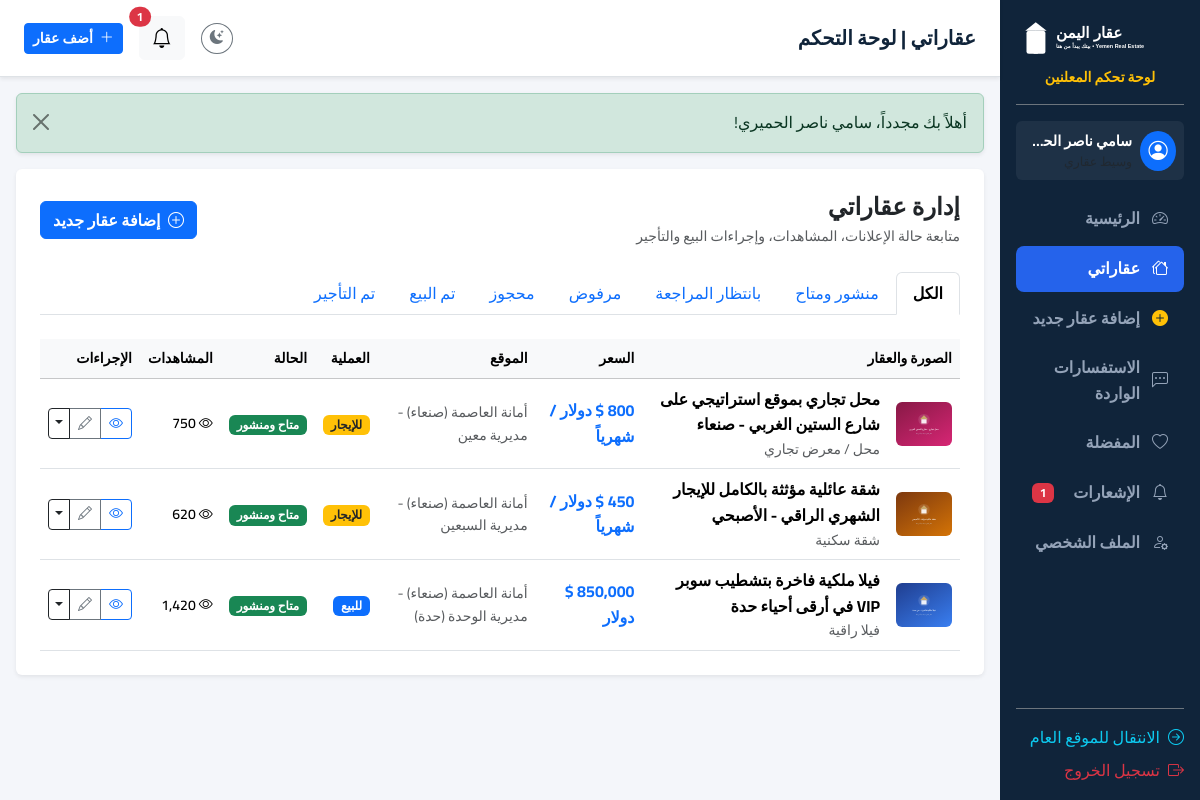
The page /dashboard/properties (signed in) on the database its author committed.
### tables this page shows
CREATE TABLE `properties` (
    `id` INT UNSIGNED AUTO_INCREMENT PRIMARY KEY,
    `user_id` INT UNSIGNED NOT NULL,
    `office_id` INT UNSIGNED NULL,
    `title` VARCHAR(255) NOT NULL,
    `slug` VARCHAR(255) NOT NULL UNIQUE,
    `description` MEDIUMTEXT NOT NULL,
    `purpose` ENUM('sale', 'rent') NOT NULL DEFAULT 'sale',
    `category_id` INT UNSIGNED NOT NULL,
    `governorate_id` INT UNSIGNED NOT NULL,
    `district_id` INT UNSIGNED NOT NULL,
    `area_id` INT UNSIGNED NULL,
    `address_details` VARCHAR(255) NULL,
    `price` DECIMAL(14, 2) NOT NULL,
    `currency` ENUM('YER', 'USD', 'SAR') NOT NULL DEFAULT 'YER',
    `price_type` ENUM('total', 'per_month', 'per_year', 'per_labna', 'per_meter') NOT NULL DEFAULT 'total',
    `is_negotiable` TINYINT(1) NOT NULL DEFAULT 1,
    `area_size` DECIMAL(10, 2) NOT NULL,
    `area_unit` ENUM('sqm', 'labna', 'qasaba') NOT NULL DEFAULT 'sqm',
    `bedrooms` SMALLINT UNSIGNED NULL DEFAULT 0,
    `bathrooms` SMALLINT UNSIGNED NULL DEFAULT 0,
    `living_rooms` SMALLINT UNSIGNED NULL DEFAULT 0,
    `floors` SMALLINT UNSIGNED NULL DEFAULT 1,
    `floor_number` SMALLINT NULL DEFAULT 0,
    `building_year` SMALLINT UNSIGNED NULL,
    `direction` VARCHAR(50) NULL,
    `latitude` DECIMAL(10, 8) NULL,
    `longitude` DECIMAL(11, 8) NULL,
    `status` ENUM('pending', 'approved', 'rejected', 'revision_required', 'reserved', 'sold', 'rented', 'suspended', 'archived') NOT NULL DEFAULT 'pending',
    `rejection_reason` TEXT NULL,
    `is_featured` TINYINT(1) NOT NULL DEFAULT 0,
    `views_count` INT UNSIGNED NOT NULL DEFAULT 0,
    `inquiries_count` INT UNSIGNED NOT NULL DEFAULT 0,
    `last_confirmed_at` TIMESTAMP NULL,
    `published_at` TIMESTAMP NULL,
    `created_at` TIMESTAMP DEFAULT CURRENT_TIMESTAMP,
    `updated_at` TIMESTAMP DEFAULT CURRENT_TIMESTAMP ON UPDATE CURRENT_TIMESTAMP,
    FOREIGN KEY (`user_id`) REFERENCES `users`(`id`) ON DELETE CASCADE,
    FOREIGN KEY (`office_id`) REFERENCES `offices`(`id`) ON DELETE SET NULL,
    FOREIGN KEY (`category_id`) REFERENCES `property_categories`(`id`),
    FOREIGN KEY (`governorate_id`) REFERENCES `governorates`(`id`),
    FOREIGN KEY (`district_id`) REFERENCES `districts`(`id`),
    FOREIGN KEY (`area_id`) REFERENCES `areas`(`id`) ON DELETE SET NULL,
    INDEX `idx_prop_search` (`purpose`, `governorate_id`, `district_id`, `category_id`, `status`),
    INDEX `idx_prop_price` (`price`, `currency`),
    INDEX `idx_prop_status` (`status`)
);

CREATE TABLE `property_categories` (
    `id` INT UNSIGNED AUTO_INCREMENT PRIMARY KEY,
    `name_ar` VARCHAR(100) NOT NULL,
    `name_en` VARCHAR(100) NULL,
    `slug` VARCHAR(100) NOT NULL UNIQUE,
    `type_group` ENUM('residential', 'commercial', 'land') NOT NULL DEFAULT 'residential',
    `icon` VARCHAR(50) NULL DEFAULT 'home',
    `is_active` TINYINT(1) NOT NULL DEFAULT 1,
    `sort_order` INT NOT NULL DEFAULT 0,
    `created_at` TIMESTAMP DEFAULT CURRENT_TIMESTAMP
);

CREATE TABLE `governorates` (
    `id` INT UNSIGNED AUTO_INCREMENT PRIMARY KEY,
    `name_ar` VARCHAR(100) NOT NULL,
    `name_en` VARCHAR(100) NULL,
    `slug` VARCHAR(100) NOT NULL UNIQUE,
    `image` VARCHAR(255) NULL,
    `is_active` TINYINT(1) NOT NULL DEFAULT 1,
    `sort_order` INT NOT NULL DEFAULT 0,
    `created_at` TIMESTAMP DEFAULT CURRENT_TIMESTAMP
);

CREATE TABLE `districts` (
    `id` INT UNSIGNED AUTO_INCREMENT PRIMARY KEY,
    `governorate_id` INT UNSIGNED NOT NULL,
    `name_ar` VARCHAR(100) NOT NULL,
    `name_en` VARCHAR(100) NULL,
    `slug` VARCHAR(100) NOT NULL,
    `is_active` TINYINT(1) NOT NULL DEFAULT 1,
    `sort_order` INT NOT NULL DEFAULT 0,
    `created_at` TIMESTAMP DEFAULT CURRENT_TIMESTAMP,
    FOREIGN KEY (`governorate_id`) REFERENCES `governorates`(`id`) ON DELETE CASCADE,
    INDEX `idx_district_gov` (`governorate_id`)
);

### app/Controllers/DashboardController.php (called while the page is built, shortened)
<?php
class DashboardController
{
    public function properties(): void
    {
        $userId = Session::userId();
        $status = $_GET['status'] ?? 'all';
        $where = "p.user_id = :uid";
        $binds = [':uid' => $userId];
        $sql = "SELECT p.*, c.name_ar AS category_name, g.name_ar AS governorate_name, d.name_ar AS district_name,
                       (SELECT image_path FROM property_images pi WHERE pi.property_id = p.id ORDER BY pi.is_primary DESC LIMIT 1) AS primary_image
                FROM properties p
                JOIN property_categories c ON p.category_id = c.id
                JOIN governorates g ON p.governorate_id = g.id
                JOIN districts d ON p.district_id = d.id
                WHERE {$where}
                ORDER BY p.id DESC";
        $stmt = Property::db()->prepare($sql);
        $stmt->execute($binds);
        $properties = $stmt->fetchAll();
        View::render('dashboard.properties.index', [
            'title' => 'عقاراتي | لوحة التحكم',
            'properties' => $properties,
            'currentStatus' => $status
        ], 'dashboard');
    }
}

### public/index.php (called while the page is built, shortened)
<?php
spl_autoload_register(function ($class) {
    $prefix = 'App\\';
    $base_dir = dirname(__DIR__) . '/app/';
    $len = strlen($prefix);
    $relative_class = substr($class, $len);
    $file = $base_dir . str_replace('\\', '/', $relative_class) . '.php';
});
require_once dirname(__DIR__) . '/routes/web.php';
$uri = $_SERVER['REQUEST_URI'] ?? '/';
$method = $_SERVER['REQUEST_METHOD'] ?? 'GET';
Router::dispatch($uri, $method);

### app/Config/App.php (called while the page is built, shortened)
<?php
class App
{
    private static array $env = [];
    public static function env(string $key, mixed $default = null): mixed
    {
        return self::$env[$key] ?? $_ENV[$key] ?? getenv($key) ?: $default;
    }
    public static function baseUrl(string $path = ''): string
    {
        $protocol = (!empty($_SERVER['HTTPS']) && $_SERVER['HTTPS'] !== 'off') ? 'https://' : 'http://';
        $host = $_SERVER['HTTP_HOST'] ?? 'localhost';
        $scriptName = $_SERVER['SCRIPT_NAME'] ?? '';
        $baseFolder = rtrim(str_replace('\\', '/', dirname($scriptName)), '/');
        $base = $protocol . $host . $baseFolder;
        $path = ltrim($path, '/');
        return $path === '' ? $base : $base . '/' . $path;
    }
    public static function upload(string $path): string
    {
        return self::baseUrl('uploads/' . ltrim($path, '/'));
    }
}

### app/Config/Database.php (called while the page is built, shortened)
<?php
class Database
{
    private static ?PDO $instance = null;
    public static function connect(): PDO
    {
        if (self::$instance === null) {
            $host = App::env('DB_HOST', '127.0.0.1');
            $port = App::env('DB_PORT', '3306');
            $dbname = App::env('DB_NAME', 'yemen_real_estate');
            $user = App::env('DB_USER', 'root');
            $pass = App::env('DB_PASS', '');
            $dsn = "mysql:host={$host};port={$port};dbname={$dbname};charset=utf8mb4";
            $options = [
                PDO::ATTR_ERRMODE => PDO::ERRMODE_EXCEPTION,
                PDO::ATTR_DEFAULT_FETCH_MODE => PDO::FETCH_ASSOC,
                PDO::ATTR_EMULATE_PREPARES => false,
                PDO::MYSQL_ATTR_INIT_COMMAND => "SET NAMES utf8mb4 COLLATE utf8mb4_unicode_ci"
            ];
            try {
                self::$instance = new PDO($dsn, $user, $pass, $options);
            } catch (PDOException $e) {
                error_log("Database Connection Error: " . $e->getMessage());
                if (App::env('APP_DEBUG', 'false') === 'true') {
                    die("خطأ في الاتصال بقاعدة البيانات: " . htmlspecialchars($e->getMessage()));
                } else {
                    die("نعتذر، حدث خطأ أثناء الاتصال بقاعدة البيانات. يرجى المحاولة لاحقاً.");
                }
            }
        }
        return self::$instance;
    }
}

### app/Models/Model.php (called while the page is built, shortened)
<?php
abstract class Model
{
    public static function db(): PDO
    {
        return Database::connect();
    }
}

### resources/views/dashboard/properties/index.php (the view, shortened to what this page needs)
<div class="card border-0 shadow-sm p-4">
    <div class="d-flex flex-wrap justify-content-between align-items-center gap-2 mb-4">
        <div>
            <h4 class="fw-bold mb-1">إدارة عقاراتي</h4>
            <div class="text-muted small">متابعة حالة الإعلانات، المشاهدات، وإجراءات البيع والتأجير</div>
        </div>
        <a href="<?= App::baseUrl('dashboard/properties/create') ?>" class="btn btn-primary fw-bold">
            <i class="bi bi-plus-circle me-1"></i> إضافة عقار جديد
        </a>
    </div>
    <ul class="nav nav-tabs mb-4">
        <li class="nav-item">
            <a class="nav-link <?= $currentStatus === 'all' ? 'active fw-bold' : '' ?>" href="<?= App::baseUrl('dashboard/properties') ?>">الكل</a>
        </li>
        <li class="nav-item">
            <a class="nav-link <?= $currentStatus === 'approved' ? 'active fw-bold' : '' ?>" href="<?= App::baseUrl('dashboard/properties?status=approved') ?>">منشور ومتاح</a>
        </li>
        <li class="nav-item">
            <a class="nav-link <?= $currentStatus === 'pending' ? 'active fw-bold' : '' ?>" href="<?= App::baseUrl('dashboard/properties?status=pending') ?>">بانتظار المراجعة</a>
        </li>
        <li class="nav-item">
            <a class="nav-link <?= $currentStatus === 'rejected' ? 'active fw-bold' : '' ?>" href="<?= App::baseUrl('dashboard/properties?status=rejected') ?>">مرفوض</a>
        </li>
        <li class="nav-item">
            <a class="nav-link <?= $currentStatus === 'reserved' ? 'active fw-bold' : '' ?>" href="<?= App::baseUrl('dashboard/properties?status=reserved') ?>">محجوز</a>
        </li>
        <li class="nav-item">
            <a class="nav-link <?= $currentStatus === 'sold' ? 'active fw-bold' : '' ?>" href="<?= App::baseUrl('dashboard/properties?status=sold') ?>">تم البيع</a>
        </li>
        <li class="nav-item">
            <a class="nav-link <?= $currentStatus === 'rented' ? 'active fw-bold' : '' ?>" href="<?= App::baseUrl('dashboard/properties?status=rented') ?>">تم التأجير</a>
        </li>
    </ul>
    <?php if (!empty($properties)): ?>
        <div class="table-responsive">
            <table class="table table-hover align-middle mb-0">
                <thead class="table-light small">
                    <tr>
                        <th>الصورة والعقار</th>
                        <th>السعر</th>
                        <th>الموقع</th>
                        <th>العملية</th>
                        <th>الحالة</th>
                        <th>المشاهدات</th>
                        <th>الإجراءات</th>
                    </tr>
                </thead>
                <tbody>
                    <?php foreach ($properties as $prop): ?>
                        <?php $statusInfo = View::formatStatus($prop['status']); ?>
                        <tr>
                            <td>
                                <div class="d-flex align-items-center gap-3">
                                    <?php $imgSrc = !empty($prop['primary_image']) ? App::upload('properties/' . $prop['primary_image']) : App::asset('images/placeholder.svg'); ?>
                                    <img src="<?= $imgSrc ?>" class="rounded" style="width: 56px; height: 44px; object-fit: cover;" alt="">
                                    <div>
                                        <div class="fw-bold text-navy"><?= htmlspecialchars($prop['title']) ?></div>
                                        <div class="text-muted small"><?= htmlspecialchars($prop['category_name']) ?></div>
                                    </div>
                                </div>
                            </td>
                            <td class="fw-bold text-primary">
                                <?= View::formatPrice($prop['price'], $prop['currency'], $prop['price_type']) ?>
                            </td>
                            <td class="small text-muted">
                                <?= htmlspecialchars($prop['governorate_name']) ?> - <?= htmlspecialchars($prop['district_name']) ?>
                            </td>
                            <td>
                                <span class="badge <?= $prop['purpose'] === 'sale' ? 'bg-primary' : 'bg-warning text-dark' ?>">
                                    <?= View::formatPurpose($prop['purpose']) ?>
                                </span>
                            </td>
                            <td>
                                <span class="badge <?= $statusInfo['class'] ?>"><?= $statusInfo['label'] ?></span>
                            </td>
                            <td class="small fw-semibold">
                                <i class="bi bi-eye"></i> <?= number_format($prop['views_count']) ?>
                            </td>
                            <td>
                                <div class="btn-group btn-group-sm">
                                    <a href="<?= App::baseUrl('property/' . $prop['id']) ?>" class="btn btn-outline-primary" title="معاينة" target="_blank">
                                        <i class="bi bi-eye"></i>
                                    </a>
                                    <a href="<?= App::baseUrl('dashboard/properties/edit/' . $prop['id']) ?>" class="btn btn-outline-secondary" title="تعديل">
                                        <i class="bi bi-pencil"></i>
                                    </a>
                                    <button type="button" class="btn btn-outline-dark dropdown-toggle dropdown-toggle-split" data-bs-toggle="dropdown" aria-expanded="false" title="تحديث الحالة">
                                    </button>
                                </div>
                            </td>
                        </tr>
                    <?php endforeach; ?>
                </tbody>
            </table>
        </div>
    <?php endif; ?>
</div>

### routes/web.php (shortened to what this page needs)
<?php
class Router
{
    private static array $routes = [];
    public static function get(string $path, array $handler, array $middlewares = []): void
    {
        self::$routes['GET'][$path] = ['handler' => $handler, 'middlewares' => $middlewares];
    }
    public static function post(string $path, array $handler, array $middlewares = []): void
    {
        if (!in_array(CsrfMiddleware::class, $middlewares, true)) {
            array_unshift($middlewares, CsrfMiddleware::class);
        }
        self::$routes['POST'][$path] = ['handler' => $handler, 'middlewares' => $middlewares];
    }
    public static function dispatch(string $uri, string $method): void
    {
        $path = parse_url($uri, PHP_URL_PATH);
        $path = '/' . trim($path, '/');
        $routesForMethod = self::$routes[$method] ?? [];
        foreach ($routesForMethod as $routePattern => $routeInfo) {
            $regex = preg_replace('/\{([a-zA-Z0-9_]+)\}/', '(?P<$1>[^/]+)', $routePattern);
            $regex = '#^' . $regex . '$#u';
            if (preg_match($regex, $path, $matches)) {
                $params = array_filter($matches, 'is_string', ARRAY_FILTER_USE_KEY);
                [$controllerClass, $action] = $routeInfo['handler'];
                $controller = new $controllerClass();
                call_user_func_array([$controller, $action], $params);
                return;
            }
        }
    }
}

### public/assets/css/custom.css (style rules this page uses)
:root { --navy-dark: #10243A; --navy-light: #1A3450; --blue-primary: #2563EB; --blue-hover: #1D4ED8; --blue-light: #EAF2FF; --gold: #C8A96B; --gold-light: #F7F3E9; --white: #FFFFFF; --gray-bg: #F4F6FA; --gray-border: #E2E8F0; --gray-text: #64748B; --gray-dark: #334155; --success: #10B981; --danger: #EF4444; --warning: #F59E0B; --info: #06B6D4; --card-shadow: 0 4px 20px -2px rgba(16, 36, 58, 0.08); --card-hover-shadow: 0 12px 30px -4px rgba(16, 36, 58, 0.16); --radius-sm: 8px; --radius-md: 14px; --radius-lg: 20px; --transition: all 0.25s ease-in-out; }
body { font-family: 'Cairo', 'Tajawal', sans-serif; background-color: var(--gray-bg); color: var(--navy-dark); direction: rtl; text-align: right; line-height: 1.6; overflow-x: hidden; }
h1, h2, h3, h4, h5, h6 { font-weight: 700; color: inherit; }

### rows shown on the page
properties: shows a picture, title "محل تجاري بموقع استراتيجي على شارع الستين الغربي - صنعاء", category.name_ar "محل / معرض تجاري", price+currency+price_type "800 $ دولار / شهرياً", governorate.name_ar "أمانة العاصمة (صنعاء)", district.name_ar "مديرية معين", purpose "للإيجار", status "متاح ومنشور", views_count "750"
properties: shows a picture, title "شقة عائلية مؤثثة بالكامل للإيجار الشهري الراقي - الأصبحي", category.name_ar "شقة سكنية", price+currency+price_type "450 $ دولار / شهرياً", governorate.name_ar "أمانة العاصمة (صنعاء)", district.name_ar "مديرية السبعين", purpose "للإيجار", status "متاح ومنشور", views_count "620"
properties: shows a picture, title "فيلا ملكية فاخرة بتشطيب سوبر VIP في أرقى أحياء حدة", category.name_ar "فيلا راقية", price+currency+price_type "850,000 $ دولار", governorate.name_ar "أمانة العاصمة (صنعاء)", district.name_ar "مديرية الوحدة (حدة)", purpose "للبيع", status "متاح ومنشور", views_count "1,420"

### other values the page prints
$unreadNotifications "1"
Session::getFlash($msgType) "أهلاً بك مجدداً، سامي ناصر الحميري!"
